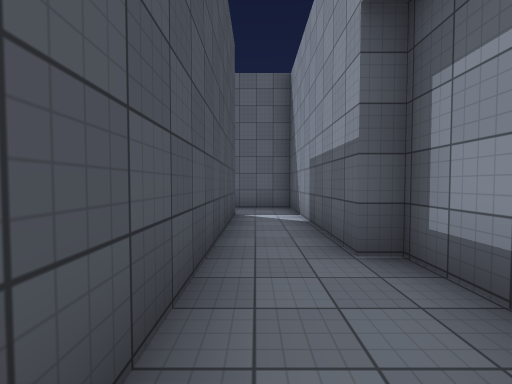
View 1 (above)

24 first-person views from a walk through a scene from a Unity 3-D project. The camera is 1.5 m above the floor, tilts 2° down and sees 90° across. The floor is counted in squares, 2 m on a side. Each view is taken from the middle of a square. On the plan, view 1 faces up. The plan holds only what a view shows up to about 9 squares ahead; the rest is blank. The place goes on beyond the plan. The player character is not drawn. Surface patterns are stand-ins for the level's own textures.

View 2
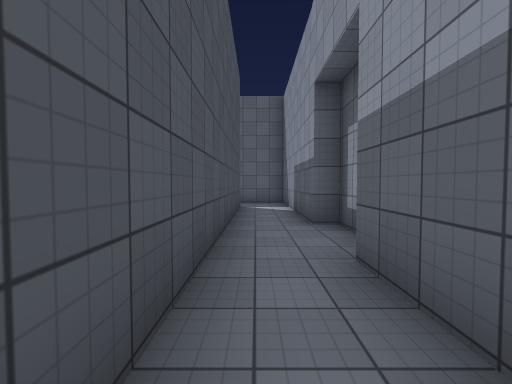

View 3
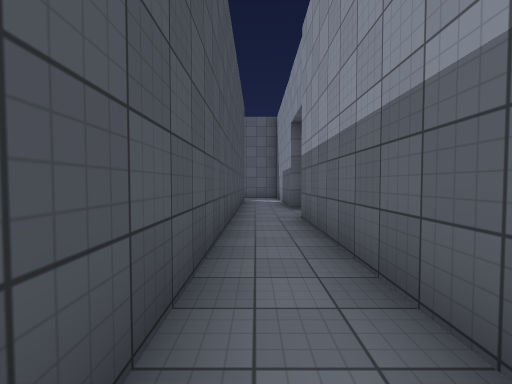

View 4
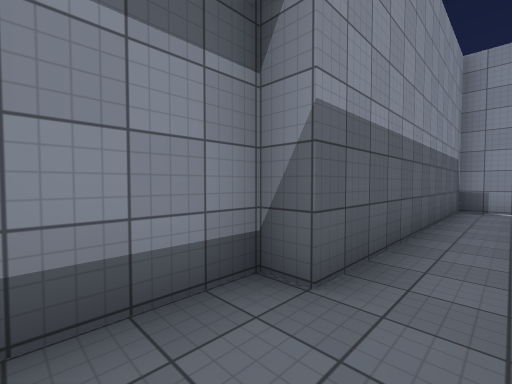

View 5
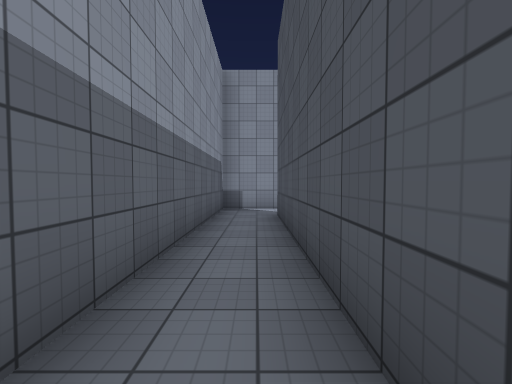

View 6
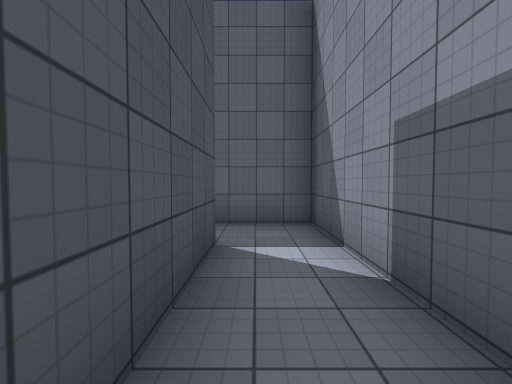

View 7
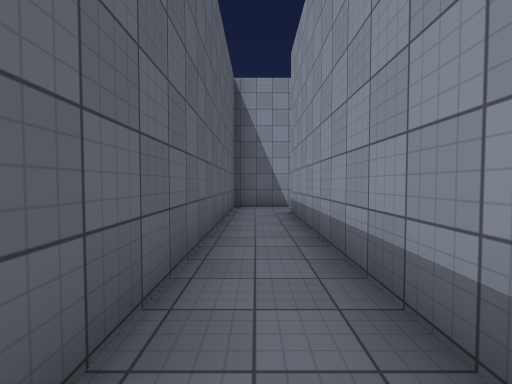

View 8
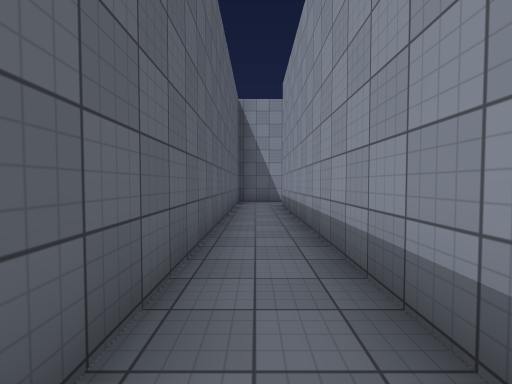

View 9
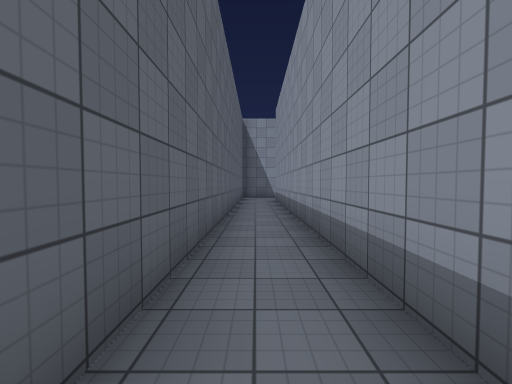

View 10
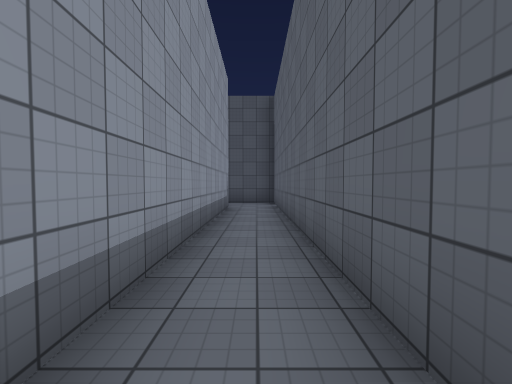

View 11
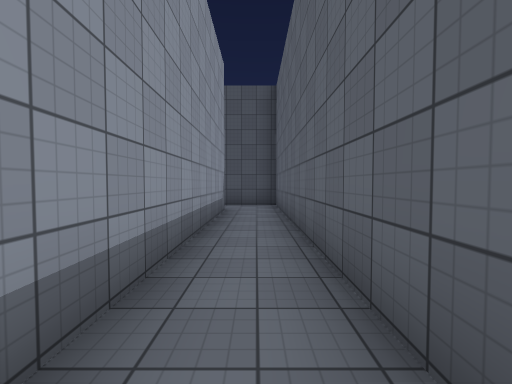

View 12
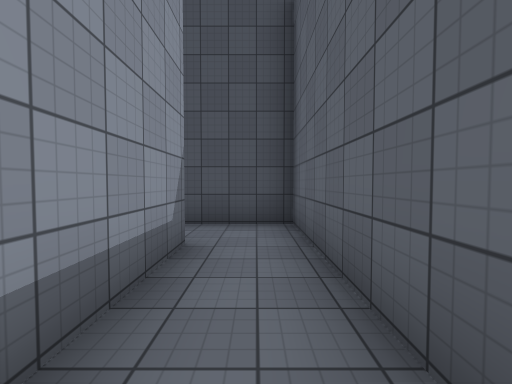

View 13
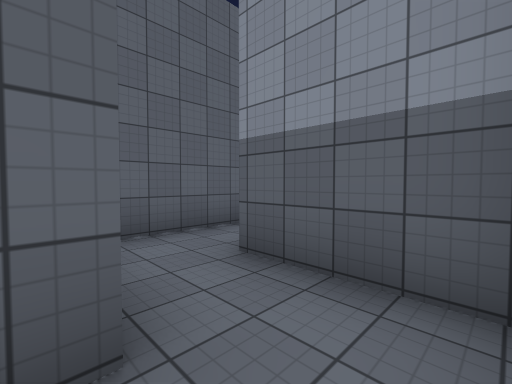

View 14
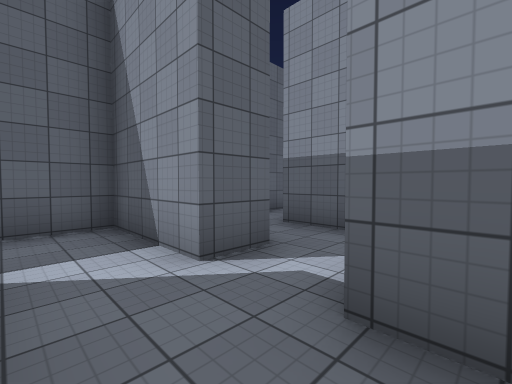

View 15
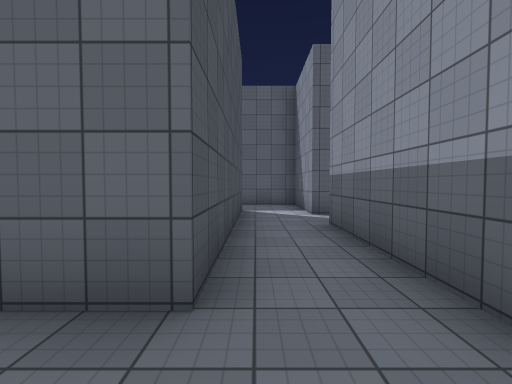

View 16
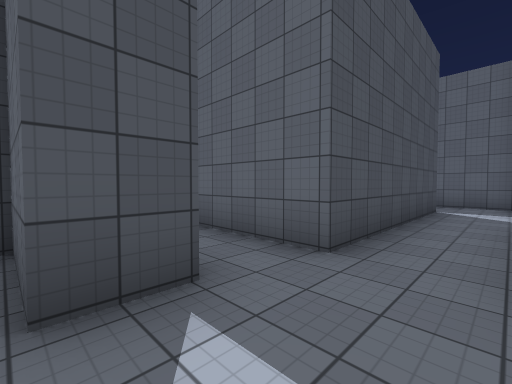

View 17
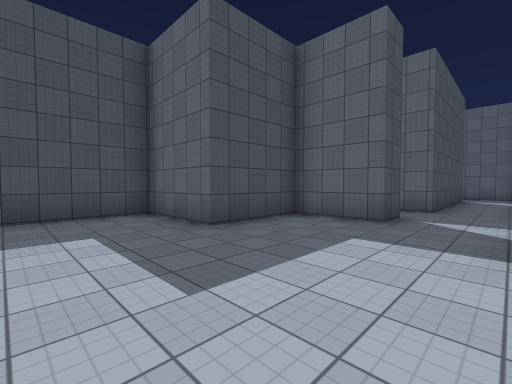

View 18
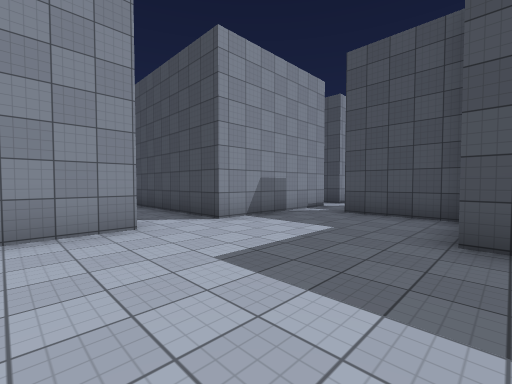

View 19
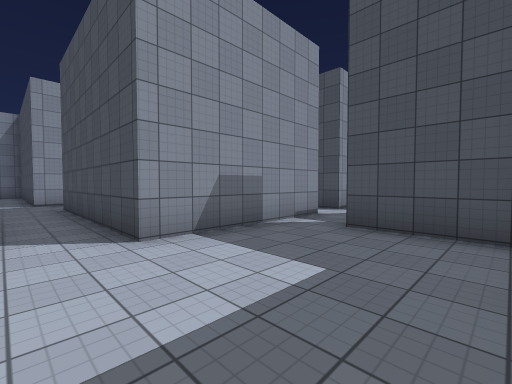

View 20
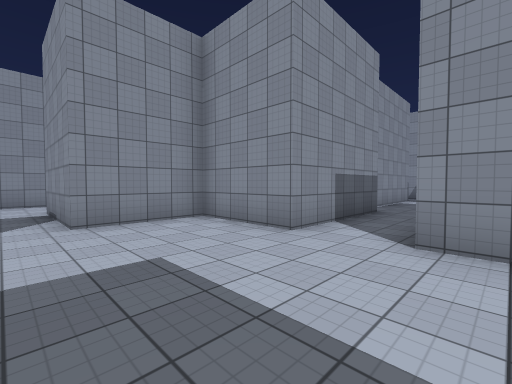

View 21
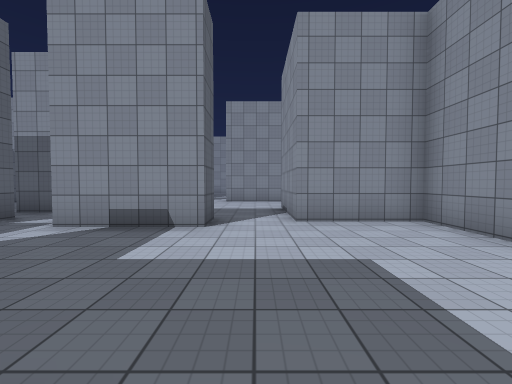

View 22
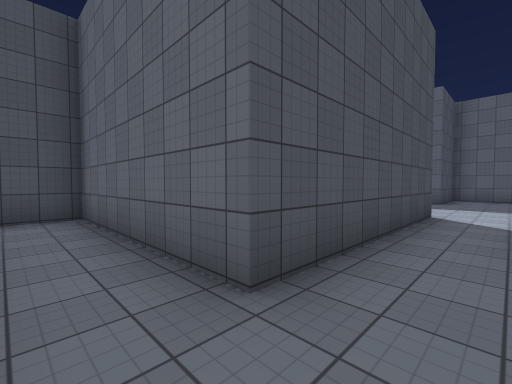

View 23
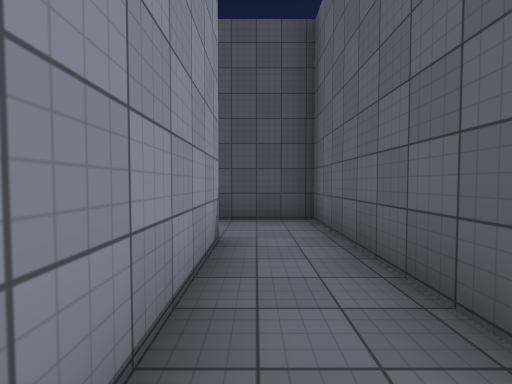

View 24
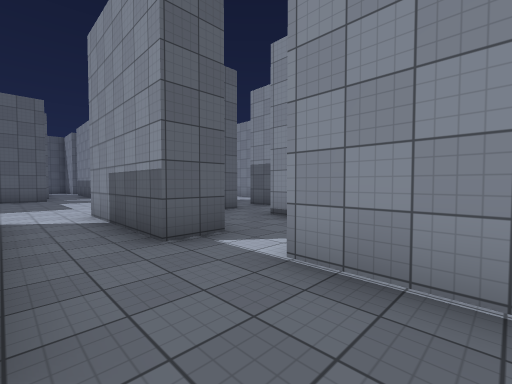

### Floor plan
Points are (right, up) in squares from view 1. A wall is a line through its corners. A room is listed if a view was taken in it or the views show most of it. See-through windows are left out.
Room 1 (views 1, 2, 3, 4, 5, 6)
walls: (-0.5, 6.1) (-0.5, -4.9); (-0.8, -6.5) (1, -6.5) (1, 0.5) (1.5, 0.5) (1.5, 2.6) (1, 2.6) (1, 6.5)
ways out: opening at (0, 6) to room 2; opening at (-1, -5.5)
Room 2 (views 7, 8, 9, 10, 11, 12)
walls: (-17.1, 6.1) (-0.5, 6.1); (1, 6.5) (1, 7.7) (-18.7, 7.7) (-18.7, 6.5)
ways out: opening at (0, 6) to room 1; opening at (-18, 6)
Room 3 (views 13, 14, 15)
walls: (-19.7, 0.2) (-19.7, 3.8); (-18.6, 5.1) (-19.7, 5.1) (-19.7, 6.5); (-21.4, 6) (-21.4, 0.5) (-24, 0.5)
ways out: opening at (-20.5, -2) to room 4; opening at (-24, 0); opening at (-20.5, 6); opening at (-19, -0.5); opening at (-19, 4.5)
Room 4 (views 16, 17, 18, 19, 20, 21, 22, 23, 24)
walls: (-26.5, -8.3) (-23.2, -8.3) (-23.2, -13.8) (-28.2, -13.8) (-28.2, -15.8); (-21.6, -11.9) (-21.6, -8.3) (-19, -8.3) (-19, -5.8); (-18.8, -4.1) (-19.7, -4.1) (-19.7, -1.5); (-21.7, -0.9) (-21.7, -1.9) (-23.7, -1.9) (-23.7, -4.4) (-26.2, -4.4) (-26.2, -7); (-21, -15.1) (-21, -13.4); (-26.4, -15.5) (-22.7, -15.5)
ways out: opening at (-20.5, -2) to room 3; opening at (-27.5, -16); opening at (-27, -8); opening at (-22, -16.5); opening at (-21, -12.5); opening at (-19, -5)

Positions as (right, up) in squares from view 1, and headings:
1: (0, 0), facing up
2: (0, -2), facing up
3: (0, -5), facing up
4: (0, 2), facing down-right
5: (0, 1), facing down
6: (0, 3), facing up
7: (-7, 7), facing right
8: (-9, 7), facing right
9: (-12, 7), facing right
10: (-9, 7), facing left
11: (-10, 7), facing left
12: (-14, 7), facing left
13: (-19, 4), facing up-right
14: (-21, 3), facing up-right
15: (-21, -1), facing up
16: (-20, -2), facing up-left
17: (-20, -7), facing up-left
18: (-20, -4), facing down-left
19: (-22, -5), facing down-left
20: (-24, -5), facing down-right
21: (-24, -5), facing right
22: (-22, -15), facing up-left
23: (-23, -15), facing left
24: (-23, -15), facing up-right
